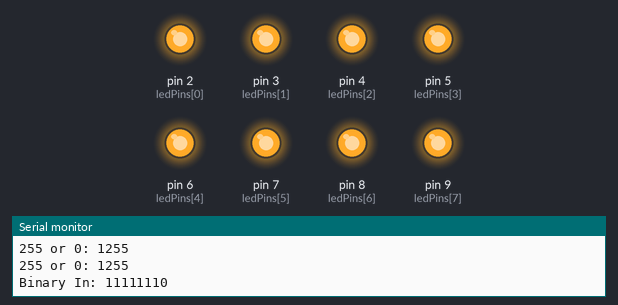
A sketch run on a simulated Arduino Uno, built with avr-gcc and run on an emulated ATmega328P. On the bench: output pins drawn as LEDs (lit = HIGH), the last lines printed to the serial monitor.

Above: at 0.16 s.
At 0.57 s:
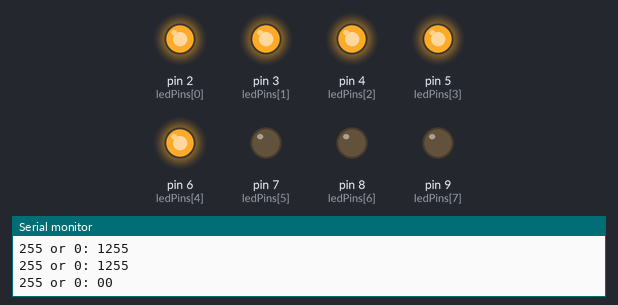
At 1.1 s:
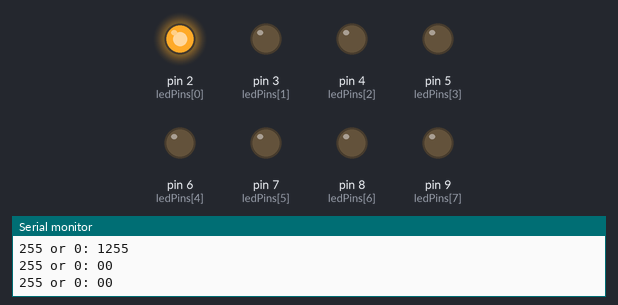
At 1.49 s:
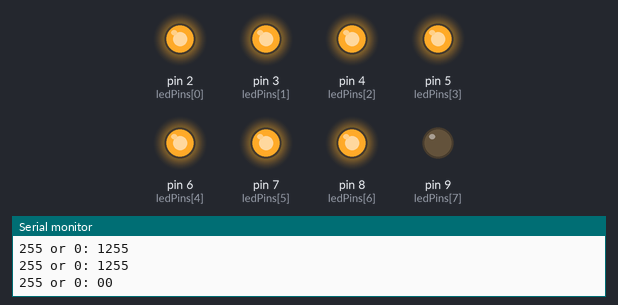
At 2.14 s:
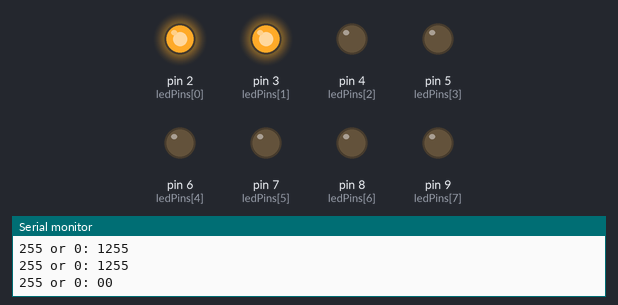
At 2.8 s:
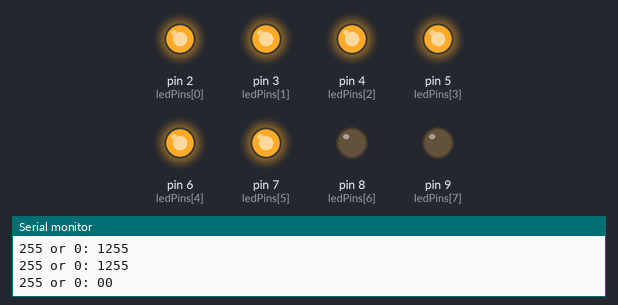
Timing chart, 0 to 3.1 s (numbered marks = the images above):
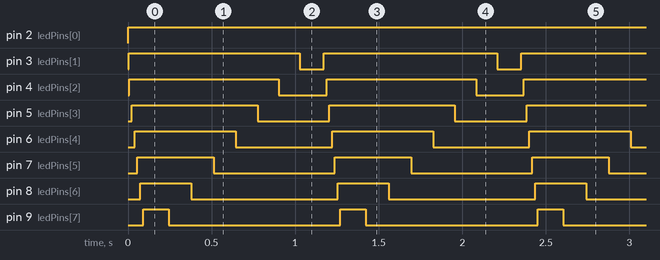

The sketch:

ShiftRegister.ino
```cpp
/*

Tai Xiang

Fake shift register takes in bytes as strings and applies same patterning
as a regular shift register would to a set of eight LEDs

 */
// Pin connected arduino
int ledPins[] = {2, 3, 4, 5, 6, 7, 8, 9, 10, 11};

// array that will hold 'bytes'
String dataArray[10];

void setup() {

  // set pins to output because they are addressed in the main loop

  Serial.begin(9600);

// instantiate the patterns
  dataArray[0] = "FF"; //0b11111111

  dataArray[1] = "FE"; //0b11111110

  dataArray[2] = "FC"; //0b11111100

  dataArray[3] = "F8"; //0b11111000

  dataArray[4] = "F0"; //0b11110000

  dataArray[5] = "E0"; //0b11100000

  dataArray[6] = "C0"; //0b11000000

  dataArray[7] = "80"; //0b10000000
}

void loop() {
    // main loop
    shiftRegisterReplicator(dataArray);
}

// unitHexTrans takes in a char and converts it to its binary pattern
const char* unitHexTrans(char c)
{
    switch(toupper(c))
    {
        case '0': return "0000";
        case '1': return "0001";
        case '2': return "0010";
        case '3': return "0011";
        case '4': return "0100";
        case '5': return "0101";
        case '6': return "0110";
        case '7': return "0111";
        case '8': return "1000";
        case '9': return "1001";
        case 'A': return "1010";
        case 'B': return "1011";
        case 'C': return "1100";
        case 'D': return "1101";
        case 'E': return "1110";
        case 'F': return "1111";
    }
}


/*
hexToBin takes in a string of hexadecimals and translates
them to a concatenated binary number
*/
String hexToBin(String hexa){
    String binOut = "";
    for (int i = 0; i < hexa.length(); i++){
        binOut +=  unitHexTrans(hexa[i]);
    }
    return binOut;
}

// binToVal takes in a character and returns its HIGH/LOW correspondance
int binToVal(char i){
    if (i == '1'){
        return 255;
    }
    return 0;
}

// shiftRegisterReplicator takes in an array of hexadecimals and performs the function of the shift register
void shiftRegisterReplicator(String arrIn[]){
    String fakeBin[8];
    for (int i = 0; i < 8; i++){
        fakeBin[i] = hexToBin(arrIn[i]);
    }

    for (String bin : fakeBin){
        Serial.print("Binary In: ");
        Serial.println(bin);
        for (int i = 0; i < bin.length(); i++){
            Serial.print("255 or 0: ");
            Serial.print(bin[i]);
            Serial.println(binToVal(bin[i]));
            analogWrite(ledPins[i], binToVal((bin[i])));
        }
        }
    }
```

Measured:
- by itself, pin 2 (ledPins[0]): LOW → HIGH at 0.00 s
- by itself, pin 3 (ledPins[1]): alternates HIGH for 1.0 s and LOW for 0.14 s
- by itself, pin 4 (ledPins[2]): alternates HIGH for 0.90 s and LOW for 0.28 s
- by itself, pin 5 (ledPins[3]): alternates HIGH for 0.75 s and LOW for 0.43 s
- by itself, pin 6 (ledPins[4]): alternates HIGH for 0.61 s and LOW for 0.58 s
- by itself, pin 7 (ledPins[5]): alternates HIGH for 0.46 s and LOW for 0.72 s
- by itself, pin 8 (ledPins[6]): alternates HIGH for 0.31 s and LOW for 0.88 s
- by itself, pin 9 (ledPins[7]): alternates HIGH for 0.15 s and LOW for 1.0 s
